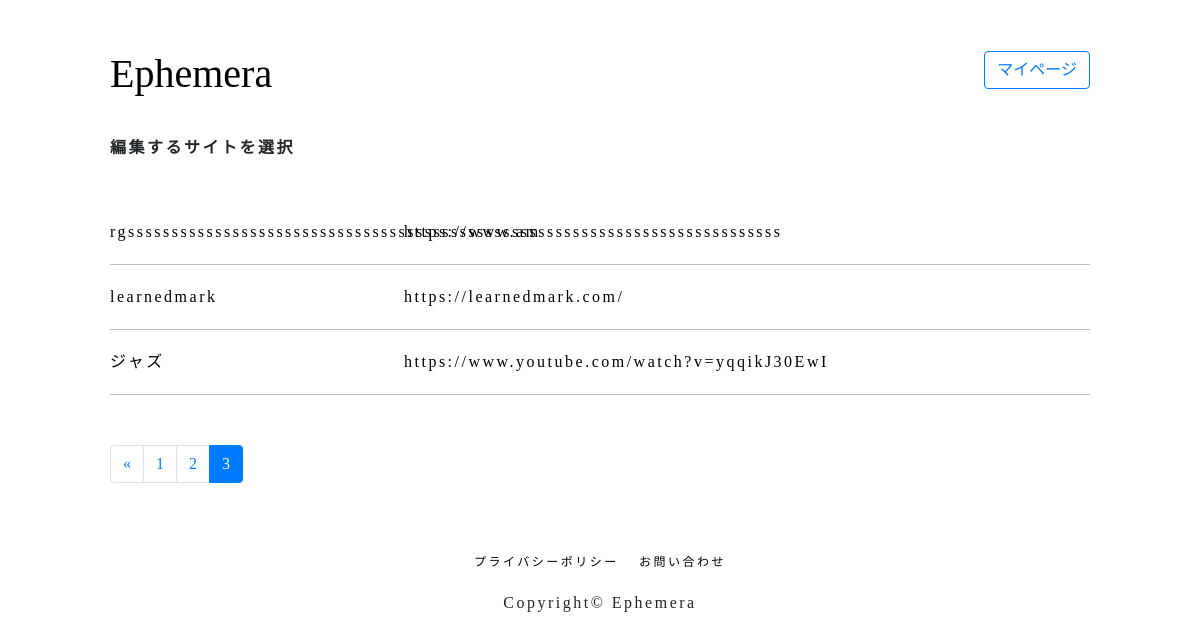
/mylist/?my_list=3 (signed in), run on the app's committed database.
### ephemeral/models.py (models this page shows)
class Ephemera(models.Model):
	ep_user    = models.ForeignKey(User, on_delete=models.CASCADE, related_name='ep_user')
	url        = models.URLField()
	message    = models.TextField(max_length=200)
	post_time  = models.DateTimeField(auto_now_add = True)
	site_title = models.TextField(max_length=100)
	site_img   = models.TextField(max_length=1000, blank=True, default="static/ephemera/default.png")
	site_icon  = models.TextField(max_length=1000, blank=True, default="static/ephemera/default_icon.png")
	site_url   = models.ForeignKey(EphemeraURL, on_delete=models.CASCADE)

### ephemeral/views.py (the view)
# urls.py: path('mylist/', views.MyList.as_view(), name='mylist'),
class MyList(generic.ListView):
	model = Ephemera
	template_name = 'ephemeral/mylist.html'
	def paginator_setting(self, search, query_set, count):
		paginator = Paginator(query_set, count)
		try:
			page = int(self.request.GET.get(search))
		except:
			page = 1
		try:
			query_set = paginator.page(page)
		except PageNotAnInteger:
			query_set = paginator.page(1)
		except EmptyPage:
			query_set = paginator.page(paginator.num_pages)
		return query_set
	def get_context_data(self, **kwargs):
		context = super().get_context_data(**kwargs)
		my_ephemeral_list = Ephemera.objects.filter(ep_user = self.request.user.id)
		context['my_ephemeral_list_url'] = my_ephemeral_list.values_list("url", flat=True)
		context["my_ephemeral_list"] = self.paginator_setting("my_list", my_ephemeral_list, 10)
		return context

### templates/ephemeral/mylist.html (shortened to what this page needs)
{% extends "ephemeral/base.html" %}
{% block content %}
	{% load static %}
	<div class="mylist">
		<p class="mylist__label">編集するサイトを選択</p>
		{% for ephemera in my_ephemeral_list %}
		<a href="{% url 'ephemeral:mylist_edit' pk=ephemera.id %}">
			<div class="mylist__ephemera">
				<p class="mylist__ephemera__title">{{ ephemera.message }}</p>
				<p class="mylist__ephemera__url">{{ ephemera.url }}</p>
			</div>
		</a>
		{% endfor %}
	</div>
	<ul class="pagination">
	    {% if my_ephemeral_list.has_previous %}
	        <li class="page-item">
	        	<a class="page-link" href="?my_list={{ my_ephemeral_list.previous_page_number }}"><span aria-hidden="true">&laquo;</span></a>
	        </li>
	    {% endif %}
	    {% for num in my_ephemeral_list.paginator.page_range %}
	    	{% if num <= my_ephemeral_list.number|add:5 and num >= my_ephemeral_list.number|add:-5 %}
		        {% if my_ephemeral_list.number == num %}
		            <li class="page-item active">
		            	<a class="page-link" href="#!">{{ num }}</a>
		            </li>
		        {% else %}
		            <li class="page-item">
		            	<a class="page-link" href="?my_list={{ num }}">{{ num }}</a>
		            </li>
		        {% endif %}
		    {% endif %}
	    {% endfor %}
	</ul>
{% endblock %}

### static/css/style.css (style rules this page uses)
a { color: black ; text-decoration: none; }
p { letter-spacing: 2.5px; margin:0px; }
* { font-weight:500; font-family: "Avenir", YuGothic, 'Yu Gothic', sans-serif ; }
.mylist { margin-bottom:50px; }
.mylist__label { font-weight:bold; margin:0 0 40px 0; }
.mylist__ephemera { display:flex; border-bottom: 1px solid #bfbfbf; padding: 20px 0px; }
.mylist__ephemera__title { width:30%; }
.mylist__ephemera__url { width:70%; overflow: hidden; text-overflow: ellipsis; white-space: nowrap; }

### data on the page
Ephemera: message "rgsssssssssssssssssssssssssssssssssssssssssssssssssssssssssssssssssssssssssss", url "https://www.am"
Ephemera: message "learnedmark", url "https://learnedmark.com/"
Ephemera: message "ジャズ", url "https://www.youtube.com/watch?v=yqqikJ30EwI"

### other printed values
{{ num }} "1" "2"
{{ num }} "3"
